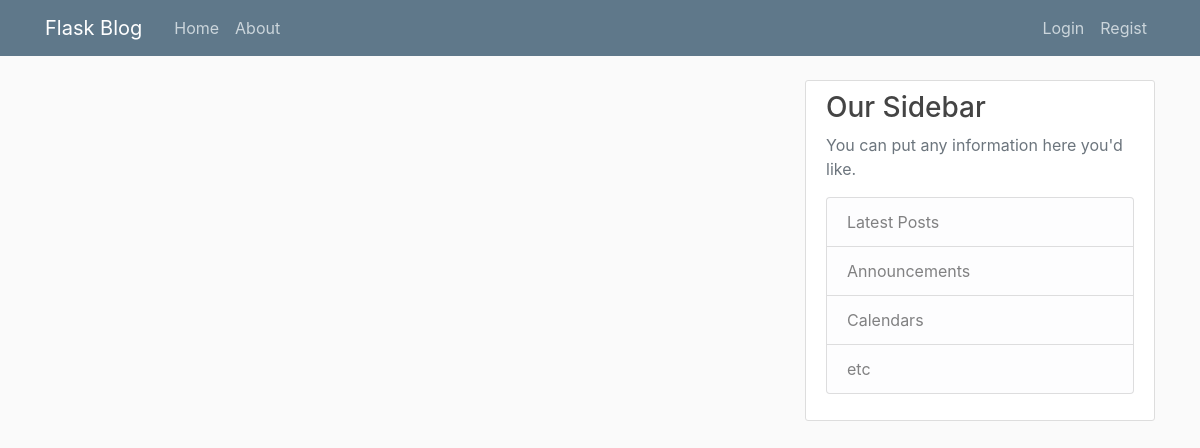
The app's page /, older data.
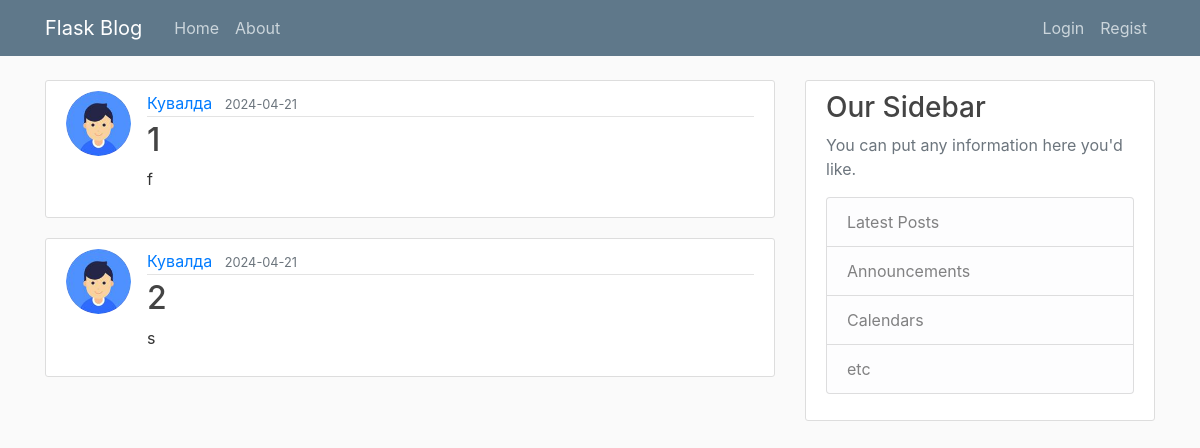
The same page, newer data.
### flaskblog/models.py (models this page shows, shortened)
class Post(db.Model):
    id = db.Column(db.Integer, primary_key=True)
    title = db.Column(db.String(80), nullable=False)
    date_posted = db.Column(db.DateTime, nullable=False, default= datetime.now(timezone.utc))
    content = db.Column(db.Text, nullable=False)
    user_id = db.Column(db.Integer, db.ForeignKey('user.id'), nullable=False)

class User(db.Model, UserMixin):
    id = db.Column(db.Integer, primary_key=True)
    username = db.Column(db.String(20), unique=True, nullable=False)
    email = db.Column(db.String(120), unique=True, nullable=False)
    image_file = db.Column(db.String(20), nullable=False, default='default.jpg')
    password = db.Column(db.String(60), nullable=False)
    posts = db.relationship('Post', backref='author', lazy=True)

### flaskblog/routs.py (the view)
@app.route("/")
def index():
    page = request.args.get('page', 1, type=int)
    posts = Post.query.order_by(Post.date_posted.desc()).paginate(page=page ,per_page=2)#метод paginate позволяет разбивать выводимые посты на несколько страниц
    return render_template("home.html", posts = posts)

### flaskblog/templates/home.html (shortened to what this page needs)
{%extends "base.html" %}
{% block body %}
    {% for post in posts %}
        <article class="media content-section">
          <img class = "rounded-circle article-img" src="{{ url_for('static', filename = 'profile_pics/' + post.author.image_file) }}">
          <div class="media-body">
            <div class="article-metadata">
              <a class="mr-2" href="#">{{ post.author.username }}</a>
              <small class="text-muted">{{ post.date_posted.strftime('%Y-%m-%d') }}</small>
            </div>
            <h2><a class="article-title" href="{{ url_for('post', post_id = post.id) }}">{{ post.title }}</a></h2>
            <p class="article-content">{{ post.content }}</p>
          </div>
        </article>
    {% endfor %}
{% endblock %}

### flaskblog/templates/base.html (shortened to what this page needs)
<!DOCTYPE html>
<html>
<head>
    <link rel="stylesheet" href="https://maxcdn.bootstrapcdn.com/bootstrap/4.0.0/css/bootstrap.min.css">
    <link rel="stylesheet" type="text/css" href="{{ url_for('static', filename='main.css') }}">
</head>
<body>
    <header class="site-header">
      <nav class="navbar navbar-expand-md navbar-dark bg-steel fixed-top">
        <div class="container">
          <a class="navbar-brand mr-4" href="/flaskblog/static">Flask Blog</a>
          <div class="collapse navbar-collapse" id="navbarToggle">
            <div class="navbar-nav mr-auto">
              <a class="nav-item nav-link" href="{{ url_for('index') }}">Home</a>
              <a class="nav-item nav-link" href="{{ url_for('about') }}">About</a>
            </div>
            <div class="navbar-nav">
              {% if current_user.is_authenticated %}
              <a class="nav-item nav-link" href="{{ url_for('new_post') }}">New Post</a>
              <a class="nav-item nav-link" href="{{ url_for('account') }}">Account</a>
                <a class="nav-item nav-link" href="{{ url_for('logout') }}">Logout</a>
              {% else %}
              <a class="nav-item nav-link" href="{{ url_for('login') }}">Login</a>
              <a class="nav-item nav-link" href="{{ url_for('register') }}">Regist</a>
              {%endif%}
            </div>
          </div>
        </div>
      </nav>
    </header>
    <main role="main" class="container">
      <div class="row">
        <div class="col-md-8">
          {%block body%}{% endblock %}
        </div>
        <div class="col-md-4">
          <div class="content-section">
            <h3>Our Sidebar</h3>
            <p class='text-muted'>You can put any information here you'd like.
              <ul class="list-group">
                <li class="list-group-item list-group-item-light">Latest Posts</li>
                <li class="list-group-item list-group-item-light">Announcements</li>
                <li class="list-group-item list-group-item-light">Calendars</li>
                <li class="list-group-item list-group-item-light">etc</li>
              </ul>
            </p>
          </div>
        </div>
      </div>
    </main>
</body>
</html>

### flaskblog/static/main.css (style rules this page uses)
body { background: #fafafa; color: #333333; margin-top: 5rem; }
h1, h2, h3, h4, h5, h6 { color: #444444; }
.bg-steel { background-color: #5f788a; }
.site-header .navbar-nav .nav-link { color: #cbd5db; }
.content-section { background: #ffffff; padding: 10px 20px; border: 1px solid #dddddd; border-radius: 3px; margin-bottom: 20px; }
.article-title { color: #444444; }
.article-content { white-space: pre-line; }
.article-img { height: 65px; width: 65px; margin-right: 16px; }
.article-metadata { padding-bottom: 1px; margin-bottom: 4px; border-bottom: 1px solid #e3e3e3 }

Row changes from the older to the newer data that the page shows:
added Post: image_file (picture), author.username "Кувалда", date_posted "2024-04-21", title "1", content "f"
added Post: image_file (picture), author.username "Кувалда", date_posted "2024-04-21", title "2", content "s"
